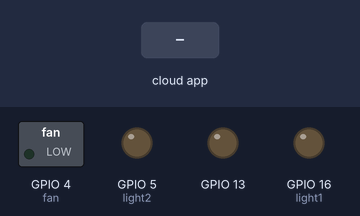
Bench run of a sketch on a simulated ESP8266 (NodeMCU). Parts: switched loads named in the sketch (green lamp = pin HIGH), output pins drawn as LEDs (lit = HIGH). The test bench sets the inputs (shaded band). WiFi joins after 1.5 s; servers stay silent unless stated; network time is answered at once with the bench clock; the local clock reads 2024-03-15 10:24:30 at power-on unless the sketch sets it; the Firebase database answers and starts empty; what the sketch prints to the serial monitor is not drawn.

Above: at 2.7 s.
2.8 s: the phone or cloud app sets light to True
At 4.6 s:
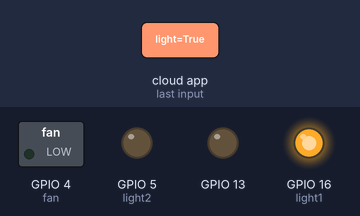
4.9 s: the phone or cloud app sets fan to True
At 6.1 s:
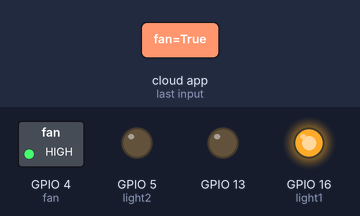
6.8 s: the phone or cloud app sets light to auto
At 9.6 s:
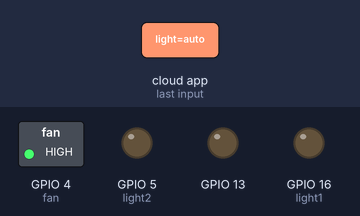
Timing chart, 0 to 11.1 s (numbered marks = the images above; inputs shaded):
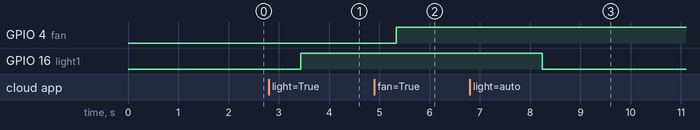

The sketch:

FinalCode.ino
```cpp
#include <ArduinoJson.h>
#include <ESP8266WiFi.h>
#include <FirebaseArduino.h>
#include<SoftwareSerial.h>
#include <NTPClient.h>
#include <WiFiUdp.h>


int n = 0;
String data;
const int light1 = 16, light2 = 5, fan = 4;
float light1Time, light2Time, fanTime;

//Time
const long utcOffsetInSeconds = 3600;
char daysOfTheWeek[7][12] = {"Sunday", "Monday", "Tuesday", "Wednesday", "Thursday", "Friday", "Saturday"};

// Define NTP Client to get time
WiFiUDP ntpUDP;
NTPClient timeClient(ntpUDP, "pool.ntp.org", utcOffsetInSeconds);

// Set these to run example.
#define FIREBASE_HOST "intelligent-power-management.firebaseio.com"
#define FIREBASE_AUTH "ibAf2DwCd93xvalQqtrwDGP4b9lE6fD6laXcqJUh"
#define WIFI_SSID "Redmi"
#define WIFI_PASSWORD "hamid420"


void setup() {
  Serial.begin(115200);
  WiFi.begin(WIFI_SSID, WIFI_PASSWORD);
  Serial.print("connecting");
  while (WiFi.status() != WL_CONNECTED) {
    Serial.print(".");
    delay(500);
  }
  Serial.println();
  Serial.print("connected: ");
  Serial.println(WiFi.localIP());

  Firebase.begin(FIREBASE_HOST, FIREBASE_AUTH);
  timeClient.begin();

  pinMode(light1, OUTPUT);
  pinMode(light2, OUTPUT);
  pinMode(fan, OUTPUT);

  pinMode(13, OUTPUT);
  pinMode(15, INPUT);
}


//Main loop
void loop() {
  timeClient.update();
  Serial.print(daysOfTheWeek[timeClient.getDay()]);
  Serial.print(", ");
  if(timeClient.getHours()+5 >= 24)
    Serial.print(timeClient.getHours()+5 - 24);
  else
    Serial.print(timeClient.getHours()+5);
  Serial.print(":");
  Serial.print(timeClient.getMinutes());
  Serial.print(":");
  Serial.println(timeClient.getSeconds());


  // put your main code here, to run repeatedly:


  data = Firebase.getString("Users/Lemon/mode");
  //Auto mode
  if (data == "auto"){
      Serial.println("Auto mode is on.");

  }
  //Manual Mode
  else {
    Serial.println("Manual mode is on.");
    data = Firebase.getString("Users/Lemon/devices/light1/light");
    Serial.println(data);
      if(data == "True"){
        digitalWrite(light1, HIGH);
      }
      else{
        digitalWrite(light1, LOW);
      }

      data = Firebase.getString("Users/Lemon/devices/light2/light");
      Serial.println(data);
      if(data == "True"){
        digitalWrite(light2, HIGH);
      }
      else{
        digitalWrite(light2, LOW);
      }
      data = Firebase.getString("Users/Lemon/devices/fan1/fan");
      Serial.println(data);
      if(data == "True"){
        digitalWrite(fan, HIGH);
      }
      else{
        digitalWrite(fan, LOW);
      }
  }
  delay(1000);
}


void sensor(){


}
```

Measured:
- after the input at 2.8 s, GPIO 16 (light1): LOW → HIGH after 0.63 s
- after the input at 4.9 s, GPIO 4 (fan): LOW → HIGH after 0.44 s
- after the input at 6.8 s, GPIO 16 (light1): HIGH → LOW after 1.4 s
